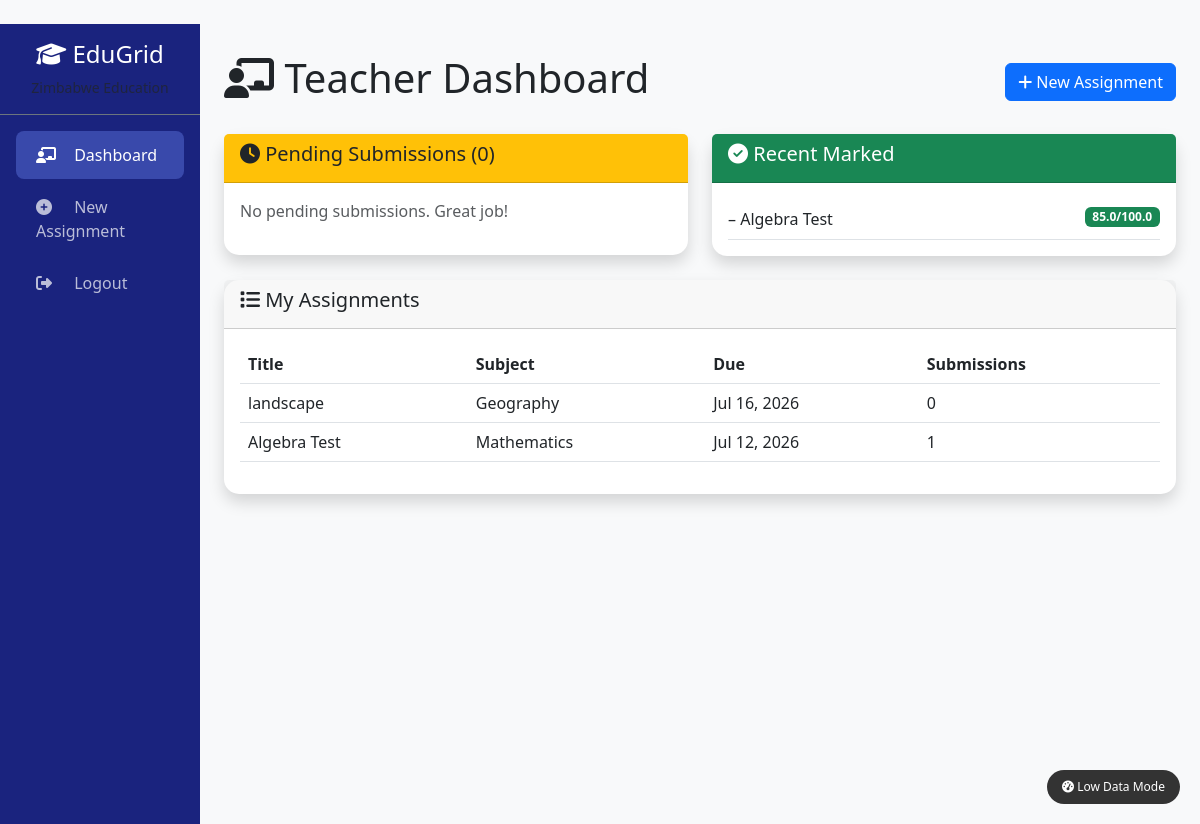
Page /teacher/ (signed in) on the committed database.
### academics/models.py (models this page shows, shortened)
class Submission(models.Model):
    assignment = models.ForeignKey(
        Assignment,
        on_delete=models.CASCADE,
        related_name='submissions'
    )
    student = models.ForeignKey(
        StudentProfile,
        on_delete=models.CASCADE,
        related_name='submissions'
    )
    submitted_file = models.FileField(
        upload_to='student_submissions/',
        blank=True,
        null=True
    )
    text_response = models.TextField(blank=True, help_text="If no file, student can type response here.")
    submitted_on = models.DateTimeField(auto_now_add=True)
    marks_obtained = models.FloatField(null=True, blank=True)
    feedback = models.TextField(blank=True)
    is_marked = models.BooleanField(default=False)
    class Meta:
        ordering = ['-submitted_on']
        unique_together = ['assignment', 'student']

class Assignment(models.Model):
    ASSIGNMENT_TYPES = [
        ('CA', 'Continuous Assessment (Test)'),
        ('PR', 'Practical/Project'),
        ('HW', 'Homework'),
        ('EX', 'End of Term Exam'),
    ]
    subject = models.ForeignKey(
        Subject,
        on_delete=models.CASCADE,
        related_name='assignments'
    )
    term = models.ForeignKey(
        SchoolTerm,
        on_delete=models.CASCADE,
        related_name='assignments'
    )
    created_by = models.ForeignKey(
        settings.AUTH_USER_MODEL,
        on_delete=models.SET_NULL,
        null=True,
        related_name='created_assignments'
    )
    title = models.CharField(max_length=200)
    description = models.TextField(blank=True)
    assignment_type = models.CharField(max_length=2, choices=ASSIGNMENT_TYPES, default='HW')
    document = models.FileField(
        upload_to='assignment_documents/',
        blank=True,
        null=True
    )
    max_marks = models.FloatField(default=100)
    due_date = models.DateTimeField()
    is_published = models.BooleanField(default=False)
    created_at = models.DateTimeField(auto_now_add=True)
    updated_at = models.DateTimeField(auto_now=True)
    class Meta:
        ordering = ['-created_at']

class Subject(models.Model):
    LEVEL_CHOICES = [
        ('O', 'O-Level'),
        ('A', 'A-Level'),
    ]
    name = models.CharField(max_length=100)  # e.g., "Mathematics"
    code = models.CharField(max_length=20, unique=True)  # e.g., "MATH-O-01"
    level = models.CharField(max_length=1, choices=LEVEL_CHOICES, default='O')
    description = models.TextField(blank=True)
    class Meta:
        ordering = ['name']

### teachers/views.py (the view)
# urls.py: path('', views.teacher_dashboard, name='teacher_dashboard'),
@login_required
def teacher_dashboard(request):
    if not request.user.is_teacher:
        messages.error(request, 'Access denied. Teacher only.')
        return redirect('student_dashboard')
    assignments = Assignment.objects.filter(created_by=request.user).order_by('-created_at')
    pending_submissions = Submission.objects.filter(
        assignment__in=assignments,
        is_marked=False
    ).select_related('student__user', 'assignment')
    recent_marked = Submission.objects.filter(
        assignment__in=assignments,
        is_marked=True
    ).order_by('-submitted_on')[:10]
    subjects = Subject.objects.filter(assignments__created_by=request.user).distinct()
    context = {
        'assignments': assignments,
        'pending_submissions': pending_submissions,
        'recent_marked': recent_marked,
        'subjects': subjects,
        'pending_count': pending_submissions.count(),
    }
    return render(request, 'teachers/dashboard.html', context)

### teachers/templates/teachers/dashboard.html (shortened to what this page needs)
﻿{% extends 'base.html' %}
{% load static %}
{% block content %}
<div class="d-flex justify-content-between align-items-center mb-4">
    <h1><i class="fas fa-chalkboard-teacher"></i> Teacher Dashboard</h1>
    <a href="{% url 'create_assignment' %}" class="btn btn-primary">
        <i class="fas fa-plus"></i> New Assignment
    </a>
</div>
<div class="row">
    <div class="col-md-6">
        <div class="card shadow">
            <div class="card-header bg-warning">
                <h5><i class="fas fa-clock"></i> Pending Submissions ({{ pending_count }})</h5>
            </div>
            <div class="card-body">
                {% if pending_submissions %}
                    {% for sub in pending_submissions %}
                        <div class="border-bottom py-2">
                            <strong>{{ sub.student.user.full_name }}</strong>
                            <span class="badge bg-secondary">{{ sub.assignment.title }}</span>
                            <a href="{% url 'mark_submission' sub.id %}" class="btn btn-sm btn-primary float-end">Mark</a>
                            <small class="d-block text-muted">
                                Submitted: {{ sub.submitted_on|date:"M d, H:i" }}
                            </small>
                        </div>
                    {% endfor %}
                {% else %}
                    <p class="text-muted">No pending submissions. Great job!</p>
                {% endif %}
            </div>
        </div>
    </div>
    <div class="col-md-6">
        <div class="card shadow">
            <div class="card-header bg-success text-white">
                <h5><i class="fas fa-check-circle"></i> Recent Marked</h5>
            </div>
            <div class="card-body">
                {% if recent_marked %}
                    {% for sub in recent_marked %}
                        <div class="border-bottom py-2">
                            {{ sub.student.user.full_name }} – {{ sub.assignment.title }}
                            <span class="badge bg-success float-end">
                                {{ sub.marks_obtained }}/{{ sub.assignment.max_marks }}
                            </span>
                        </div>
                    {% endfor %}
                {% else %}
                    <p class="text-muted">No marks yet.</p>
                {% endif %}
            </div>
        </div>
    </div>
</div>
<div class="card shadow mt-4">
    <div class="card-header">
        <h5><i class="fas fa-list"></i> My Assignments</h5>
    </div>
    <div class="card-body">
        <table class="table table-hover">
            <thead>
                <tr>
                    <th>Title</th>
                    <th>Subject</th>
                    <th>Due</th>
                    <th>Submissions</th>
                </tr>
            </thead>
            <tbody>
                {% for ass in assignments %}
                    <tr>
                        <td>{{ ass.title }}</td>
                        <td>{{ ass.subject.name }}</td>
                        <td>{{ ass.due_date|date:"M d, Y" }}</td>
                        <td>{{ ass.submissions.count }}</td>
                    </tr>
                {% empty %}
                    <tr><td colspan="4">No assignments created yet.</td></tr>
                {% endfor %}
            </tbody>
        </table>
    </div>
</div>
{% endblock %}

### templates/base.html (shortened to what this page needs)
﻿<!DOCTYPE html>
<html lang="en">
<head>
    <link href="https://cdn.jsdelivr.net/npm/bootstrap@5.3.0-alpha1/dist/css/bootstrap.min.css" rel="stylesheet">
    <link rel="stylesheet" href="https://cdnjs.cloudflare.com/ajax/libs/font-awesome/6.4.0/css/all.min.css">
</head>
<body>
    <div class="container-fluid">
        <div class="row">
            <nav class="col-md-2 d-md-block sidebar p-0 no-print">
                <div class="position-sticky">
                    <div class="p-3 text-center border-bottom border-secondary">
                        <h4><i class="fas fa-graduation-cap"></i> EduGrid</h4>
                        <small class="text-muted">Zimbabwe Education</small>
                    </div>
                    <ul class="nav flex-column p-3">
                        {% if user.is_teacher %}
                        <li class="nav-item">
                            <a class="nav-link {% if request.path == '/teacher/' %}active{% endif %}" href="{% url 'teacher_dashboard' %}">
                                <i class="fas fa-chalkboard-teacher"></i> Dashboard
                            </a>
                        </li>
                        <li class="nav-item">
                            <a class="nav-link" href="{% url 'create_assignment' %}">
                                <i class="fas fa-plus-circle"></i> New Assignment
                            </a>
                        </li>
                        {% endif %}
                        <li class="nav-item">
                            <a class="nav-link" href="{% url 'logout' %}">
                                <i class="fas fa-sign-out-alt"></i> Logout
                            </a>
                        </li>
                    </ul>
                </div>
            </nav>
            <main class="col-md-10 ms-sm-auto px-md-4 main-content">
                {% block content %}{% endblock %}
            </main>
        </div>
    </div>
    <div class="low-data-badge no-print" onclick="toggleLowDataMode()">
        <i class="fas fa-tachometer-alt"></i> Low Data Mode
    </div>
</body>
</html>

### templates/base.html (style rules this page uses)
body { background-color: #f8f9fa; font-family: 'Segoe UI', Tahoma, Geneva, Verdana, sans-serif; }
.sidebar { background-color: #1a237e; min-height: 100vh; color: white; }
.sidebar .nav-link { color: rgba(255,255,255,0.7); padding: 12px 20px; border-radius: 8px; margin-bottom: 4px; transition: all 0.3s; }
.sidebar .nav-link.active { color: white; background-color: #3949ab; }
.sidebar .nav-link i { width: 24px; margin-right: 10px; }
.main-content { padding: 30px; }
.card { border: none; border-radius: 15px; box-shadow: 0 0 20px rgba(0,0,0,0.05); transition: transform 0.2s; }
.low-data-badge { position: fixed; bottom: 20px; right: 20px; background: #333; color: white; padding: 8px 15px; border-radius: 20px; font-size: 12px; cursor: pointer; z-index: 1000; }

### rows in the picture
Submission: assignment "Algebra Test", marks_obtained "85.0", assignment.max_marks "100.0"
Assignment: title "landscape", subject.name "Geography", due_date "Jul 16, 2026", submissions.count "0"
Assignment: title "Algebra Test", subject.name "Mathematics", due_date "Jul 12, 2026", submissions.count "1"

### other values in the picture
{{ pending_count }} "0"
